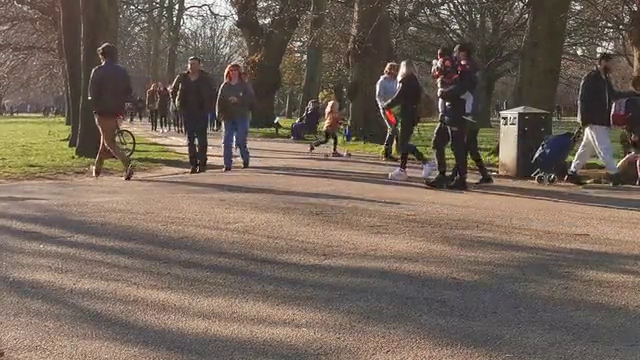
#> input picture frame 66 of assets/6979414-sd_640_360_30fps.mp4, 640 x 360 px, given in place of cars.mp4, which was not available
$ jupyter execute main.ipynb   (older library calls are emulated)   (text cells are left out)
#> lines starting #> are read from the running program, lines starting #| are printed output that depends on the picture; pictures that were not available may be replaced by others from this repository, and a replacement may not be noted
[cell 1]
import cv2
import numpy as np

[cell 2]
def horn_schunck(I1, I2, alpha=0.001, num_iterations=100):
    I1 = I1.astype(np.float32)
    I2 = I2.astype(np.float32)

    # Compute gradients
    Ix = cv2.Sobel(I1, cv2.CV_32F, 1, 0, ksize=5)
    Iy = cv2.Sobel(I1, cv2.CV_32F, 0, 1, ksize=5)
    It = I2 - I1

    u = np.zeros(I1.shape, dtype=np.float32)
    v = np.zeros(I1.shape, dtype=np.float32)

    kernel = np.array([[1/12, 1/6, 1/12], [1/6, 0, 1/6], [1/12, 1/6, 1/12]])

    for _ in range(num_iterations):
        u_avg = cv2.filter2D(u, -1, kernel)
        v_avg = cv2.filter2D(v, -1, kernel)
        P = (Ix * u_avg + Iy * v_avg + It) / (alpha**2 + Ix**2 + Iy**2)
        u = u_avg - Ix * P
        v = v_avg - Iy * P

    return u, v

[cell 3]
def draw_flow(img, u, v, step=16):
    h, w = img.shape[:2]
    y, x = np.mgrid[step//2:h:step, step//2:w:step].reshape(2, -1).astype(int)
    fx, fy = u[y, x], v[y, x]
    lines = np.vstack([x, y, x + fx, y + fy]).T.reshape(-1, 2, 2)
    lines = np.int32(lines)
    vis = cv2.cvtColor(img, cv2.COLOR_GRAY2BGR)
    for (x1, y1), (x2, y2) in lines:
        cv2.line(vis, (x1, y1), (x2, y2), (0, 255, 0), 1)
        cv2.circle(vis, (x1, y1), 1, (0, 255, 0), -1)
    return vis

[cell 4]
def process_video(video_path, alpha, num_iterations):
#> called with video_path = '../assets/cars.mp4', alpha = 1, num_iterations = 10
    cap = cv2.VideoCapture(video_path)

    ret, frame1 = cap.read()
#> frame1 is the input picture: shape (360, 640, 3); mean B, G, R 88.6, 100.1, 114.3
    if not ret:
        print("Failed to read video")
        return
    prev_gray = cv2.cvtColor(frame1, cv2.COLOR_BGR2GRAY)
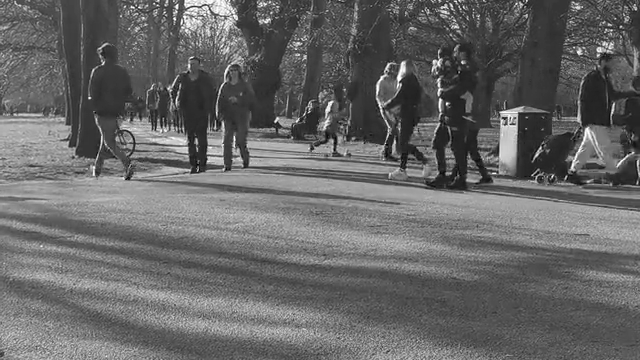
#> prev_gray: shape (360, 640); min 0, max 255, mean 103

    while True:
        ret, frame2 = cap.read()
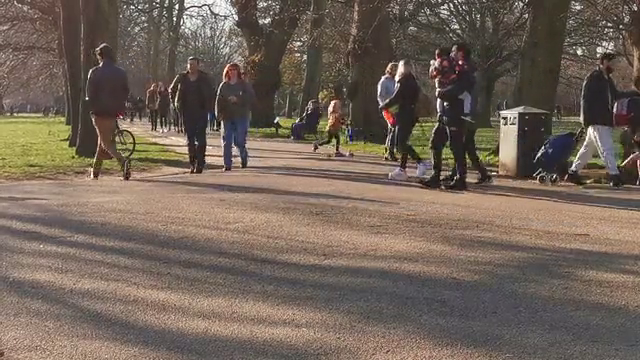
#> input picture frame 67 of assets/6979414-sd_640_360_30fps.mp4, 640 x 360 px, given in place of cars.mp4, which was not available
#> frame2 is the input picture: shape (360, 640, 3); mean B, G, R 88.6, 100.2, 114.4
        if not ret:
            break

        gray = cv2.cvtColor(frame2, cv2.COLOR_BGR2GRAY)
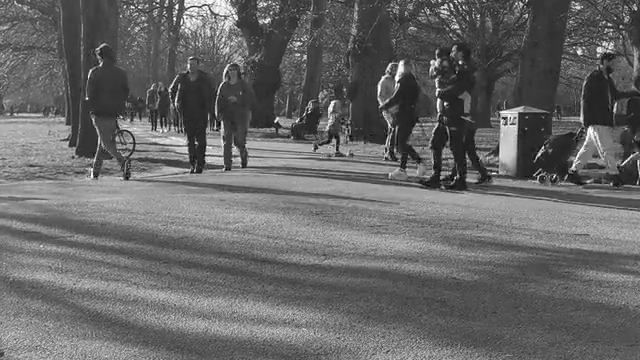
#> gray: shape (360, 640); min 0, max 255, mean 103.1

        # Calculate optical flow using Horn-Schunck method
        u, v = horn_schunck(prev_gray, gray, alpha=alpha, num_iterations=num_iterations)
#> in horn_schunck, `Ix = cv2.Sobel(I1, cv2.CV_32F, 1, 0, ksize=5)`:
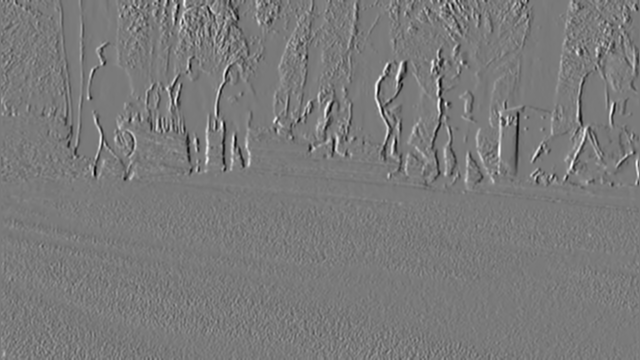
#> Ix: shape (360, 640) float32; min -8155, max 8815, mean -7.2; drawn with min black and max white
#> in horn_schunck, `Iy = cv2.Sobel(I1, cv2.CV_32F, 0, 1, ksize=5)`:
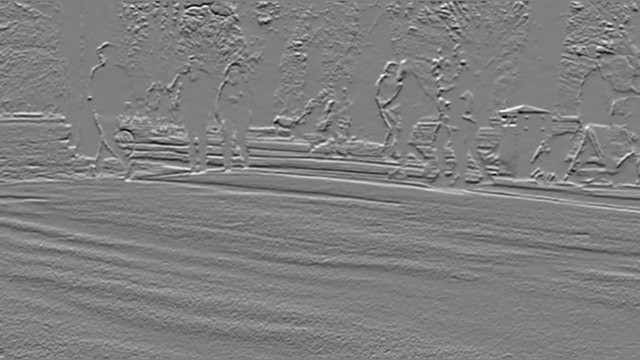
#> Iy: shape (360, 640) float32; min -7367, max 7411, mean 8.9; drawn with min black and max white
#> in horn_schunck, `It = I2 - I1`:
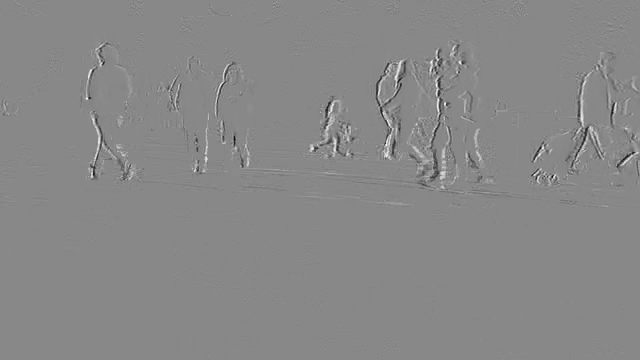
#> It: shape (360, 640) float32; min -244, max 213, mean 0; drawn with min black and max white
#> the loop in horn_schunck, `for _ in range(num_iterations):` made 10 passes
#> pass 2, in horn_schunck, `u_avg = cv2.filter2D(u, -1, kernel)`:
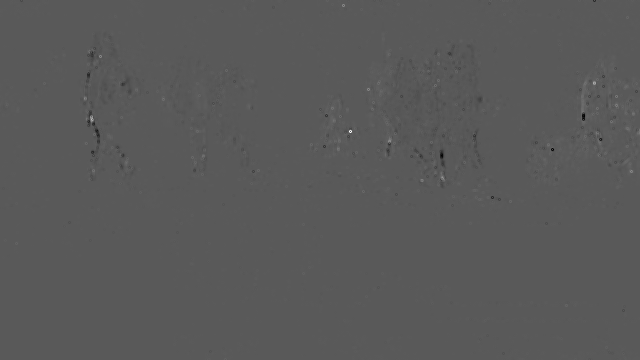
#> u_avg: shape (360, 640) float32; min -0.359, max 0.662, mean -0.000309; drawn with min black and max white

        # Draw the optical flow on the frame
        flow_vis = draw_flow(gray, u, v)
#> in draw_flow, `fx, fy = u[y, x], v[y, x]`: fx = 880 values, max 0.2 at index 268, min -0.232 at index 387, mean -1.44e-05; fy = 880 values, max 0.358 at index 285, min -0.629 at index 165, mean -0.000269
#> the loop in draw_flow, `for (x1, y1), (x2, y2) in lines:` made 880 passes
#> (x1, y1, x2, y2) on passes 1 to 3: (8, 8, 7, 7), (24, 8, 23, 7), (40, 8, 39, 7)
#> after the loop in draw_flow, `for (x1, y1), (x2, y2) in lines:`:
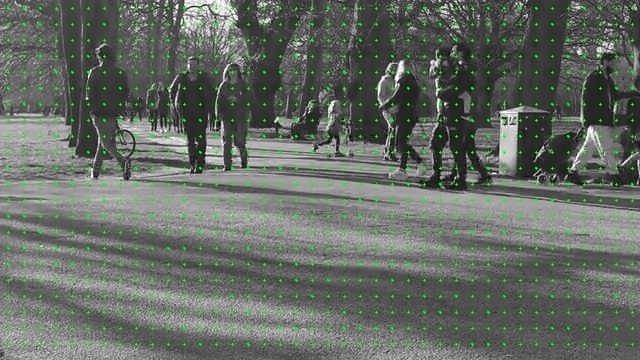
#> vis: shape (360, 640, 3); mean B, G, R 101, 106.1, 101

        # Display the resulting frame
        cv2.imshow('Optical Flow', flow_vis)

        prev_gray = gray

        if cv2.waitKey(1) & 0xFF == ord('q'):
#> (key q is pressed here)
            break

    cap.release()
    cv2.destroyAllWindows()

$ run again, starting later in the video
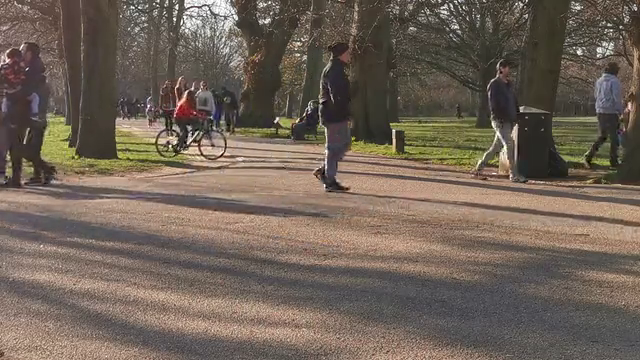
#> input picture frame 297 of assets/6979414-sd_640_360_30fps.mp4, 640 x 360 px, given in place of cars.mp4, which was not available
#> in process_video, frame1 is the input picture: shape (360, 640, 3); mean B, G, R 87.9, 99.6, 112.6
#> in horn_schunck, `It = I2 - I1`:
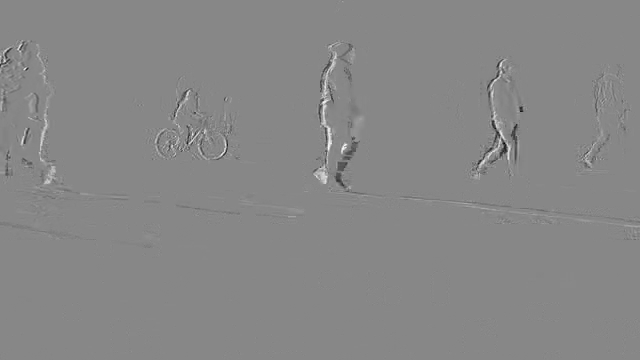
#> It: shape (360, 640) float32; min -241, max 212, mean -0.1; drawn with min black and max white
#> fx = 880 values, max 1.16 at index 511, min -0.166 at index 281, mean 0.00162; fy = 880 values, max 1.08 at index 511, min -0.313 at index 302, mean 0.000329
#> the loop in draw_flow, `for (x1, y1), (x2, y2) in lines:` made 880 passes
#> (x1, y1, x2, y2) on passes 1 to 3: (8, 8, 8, 8), (24, 8, 24, 8), (40, 8, 40, 8)
#> after the loop in draw_flow, `for (x1, y1), (x2, y2) in lines:`:
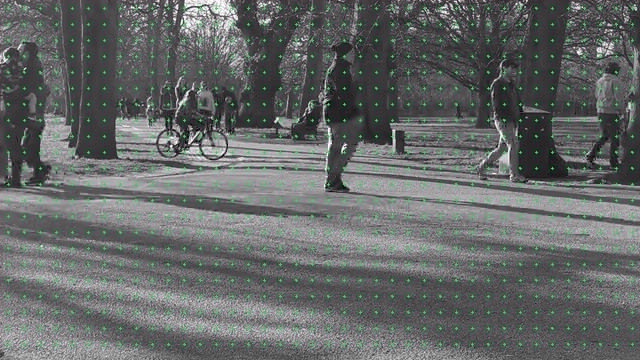
#> vis: shape (360, 640, 3); mean B, G, R 100, 105.1, 100

$ run again, starting later in the video
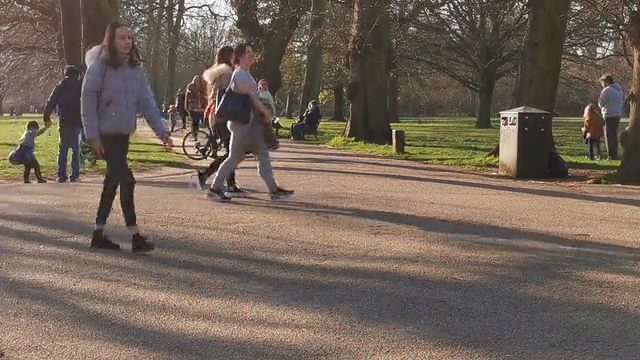
#> input picture frame 529 of assets/6979414-sd_640_360_30fps.mp4, 640 x 360 px, given in place of cars.mp4, which was not available
#> in process_video, frame1 is the input picture: shape (360, 640, 3); mean B, G, R 87.8, 99.7, 113.2
#> in horn_schunck, `It = I2 - I1`:
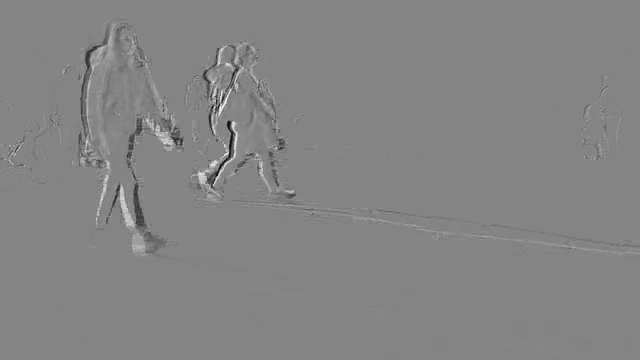
#> It: shape (360, 640) float32; min -238, max 220, mean -0.2; drawn with min black and max white
#> fx = 880 values, max 0.237 at index 488, min -0.23 at index 285, mean 0.000565; fy = 880 values, max 0.354 at index 487, min -0.367 at index 125, mean 0.000349
#> the loop in draw_flow, `for (x1, y1), (x2, y2) in lines:` made 880 passes
#> (x1, y1, x2, y2) on passes 1 to 3: (8, 8, 8, 7), (24, 8, 23, 8), (40, 8, 40, 8)
#> after the loop in draw_flow, `for (x1, y1), (x2, y2) in lines:`:
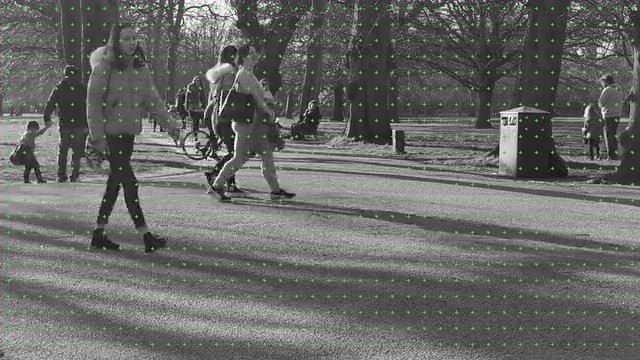
#> vis: shape (360, 640, 3); mean B, G, R 100.2, 105.2, 100.2
